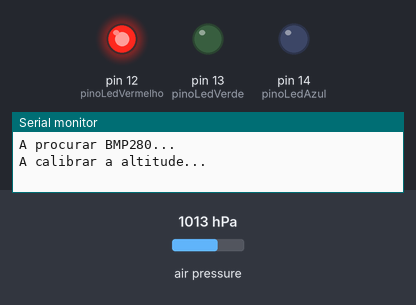
Simulated run of this sketch. Board: Arduino Uno, built with avr-gcc and run on an emulated ATmega328P. Parts: output pins drawn as LEDs (lit = HIGH), the last lines printed to the serial monitor. Inputs (shaded band) come from the test bench; at power-on: air pressure 1013 hPa.

Above: at 0.1 s.
At 1.1 s:
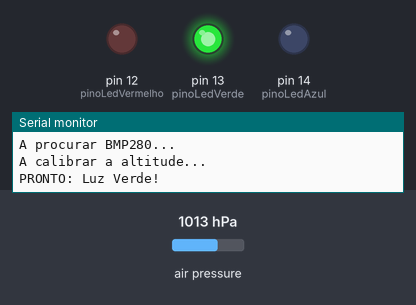
Timing chart, 0 to 2.6 s (numbered marks = the images above):
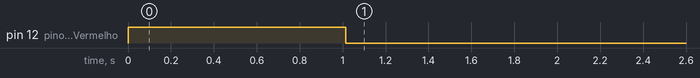

The sketch:

bmp_led.ino
```cpp
#include <Wire.h>
#include <Adafruit_Sensor.h>
#include <Adafruit_BMP280.h>

Adafruit_BMP280 bmp;

const int pinoLedVermelho = 12;
const int pinoLedVerde = 13;
const int pinoLedAzul = 14;
float altitude_base = 0.0;

void setup() {
  Serial.begin(115200);

  pinMode(pinoLedVermelho, OUTPUT);
  pinMode(pinoLedVerde, OUTPUT);
  pinMode(pinoLedAzul, OUTPUT);

  // 1. Arranca com o Vermelho
  digitalWrite(pinoLedVermelho, HIGH);
  digitalWrite(pinoLedVerde, LOW);
  digitalWrite(pinoLedAzul, LOW);

  Serial.println("A procurar BMP280...");

  // 2. Verifica APENAS o BMP280
  if (!bmp.begin(0x76) && !bmp.begin(0x77)) {
    Serial.println("ERRO: BMP280 desligado!");
    digitalWrite(pinoLedVermelho, LOW);
    digitalWrite(pinoLedAzul, HIGH); // Acende Azul
    while (1);
  }

  // 3. Calibração (Demora 1 segundo)
  Serial.println("A calibrar a altitude...");
  float soma_alt = 0;
  for(int i = 0; i < 10; i++){
    soma_alt += bmp.readAltitude(1013.25);
    delay(100);
  }
  altitude_base = soma_alt / 10.0;

  // 4. Tudo OK
  digitalWrite(pinoLedVermelho, LOW);
  digitalWrite(pinoLedVerde, HIGH); // Acende Verde
  Serial.println("PRONTO: Luz Verde!");
}

void loop() {
  // Para este teste de LEDs de arranque, o loop pode ficar vazio
}
```
